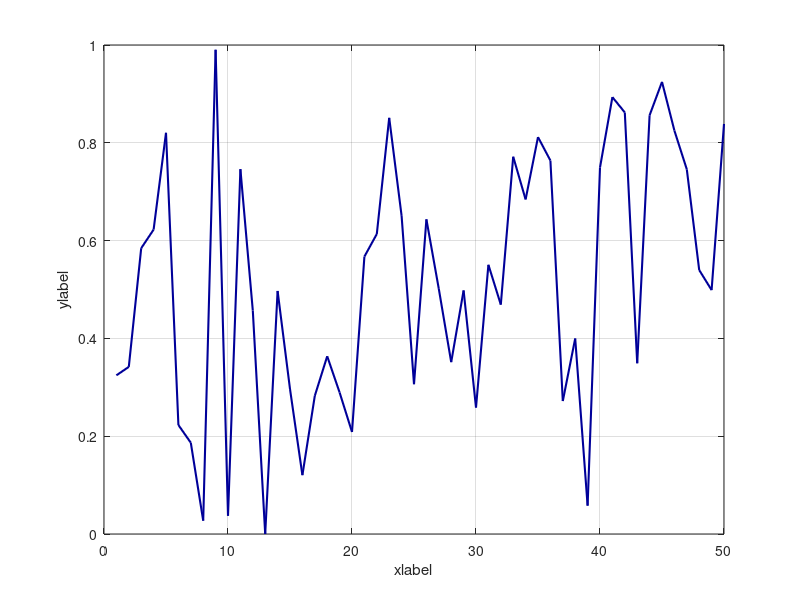

The MATLAB script that drew this image: (Note: this script raises an error after producing the figure.)
%%%%%%%%%%%%%%%%%%%%%%%%%%%%%%%%%%%%%%%%%%%%%%%%%%%%%%%%%%%%%%%%%%%%%%%%%%
% Visualize the data
% (The codes are written according to my own needs and are not universal)
% Yutao Chen
% 04/2022
%%%%%%%%%%%%%%%%%%%%%%%%%%%%%%%%%%%%%%%%%%%%%%%%%%%%%%%%%%%%%%%%%%%%%%%%%%
clear;
clc;
close all;
clearvars;

%% Import Data Here
% Example
Y1 = rand(1,50);
Y2 = rand(1,50) + 1;
Y3 = rand(1,50) + 2;
X = (1:50);

%% Plot (Single Line)
% Initialization steps:
workspace;
format long g;
format compact;
h = figure;

% Plot
plot(X, Y1, 'color',[0, 0, 0.6], 'LineWidth', 1.5,'MarkerSize',6, ...
    'MarkerFaceColor',[0, 0, 0.6]);
grid on;

% Make labels for the two axes.
xlabel('xlabel');
ylabel('ylabel');

% % Axis Range and step size
% ylim([0,12]);
% yticks(0:2:12);
% xlim([0,12]);
% xticks(0:2:12);

% Axes font and size
ax = gca;
ax.FontSize = 10;
ax.FontWeight = 'bold';

% Export as .pdf (Not perfect - Still too large margin)
filename = 'Example2';
set(h,'Units','Inches');
pos = get(h,'Position');
set(h,'PaperPositionMode','Auto','PaperUnits','Inches','PaperSize', ...
    [pos(3), pos(4)])
print(h,filename,'-dpdf','-r0')

%% Plot (Multiple Lines)
% Initialization steps:
workspace;
format long g;
format compact;
h = figure;

% % Plot With Maker
% plot(X, Y1, '-o','color',[0, 0, 0.6], 'LineWidth', 1.5,'MarkerSize',6, ...
%     'MarkerFaceColor',[0, 0, 0.6]);
% hold on;
% plot(X, Y2, '-s','color',[0, 0.6, 0], 'LineWidth', 1.5,'MarkerSize',6, ...
%     'MarkerFaceColor',[0, 0.6, 0]);
% hold on;
% plot(X, Y3, '-^','color',[0.6, 0, 0], 'LineWidth', 1.5,'MarkerSize',6, ...
%     'MarkerFaceColor',[0.6, 0, 0]);
% grid on;

% Plot Without marker
plot(X, Y1, '-o','color',[0, 0, 0.6], 'LineWidth', 1.5,'Marker', 'none');
hold on;
plot(X, Y2, '-s','color',[0, 0.6, 0], 'LineWidth', 1.5,'Marker', 'none');
hold on;
plot(X, Y3, '-^','color',[0.6, 0, 0], 'LineWidth', 1.5,'Marker', 'none');
grid on;

% Make labels for the two axes.
xlabel('xlabel');
ylabel('ylabel');

% Legend
legend('1','2','3','Location','best')

% % Axis Range and step size
% ylim([0,12]);
% yticks(0:2:12);
% xlim([0,12]);
% xticks(0:2:12);

% Axes font and size
ax = gca;
ax.FontSize = 10;
ax.FontWeight = 'bold';
hold off

% Export as .pdf (Not perfect - Still too large margin)
filename = 'Example2';
set(h,'Units','Inches');
pos = get(h,'Position');
set(h,'PaperPositionMode','Auto','PaperUnits','Inches', ...
    'PaperSize',[pos(3), pos(4)])
print(h,filename,'-dpdf','-r0')
